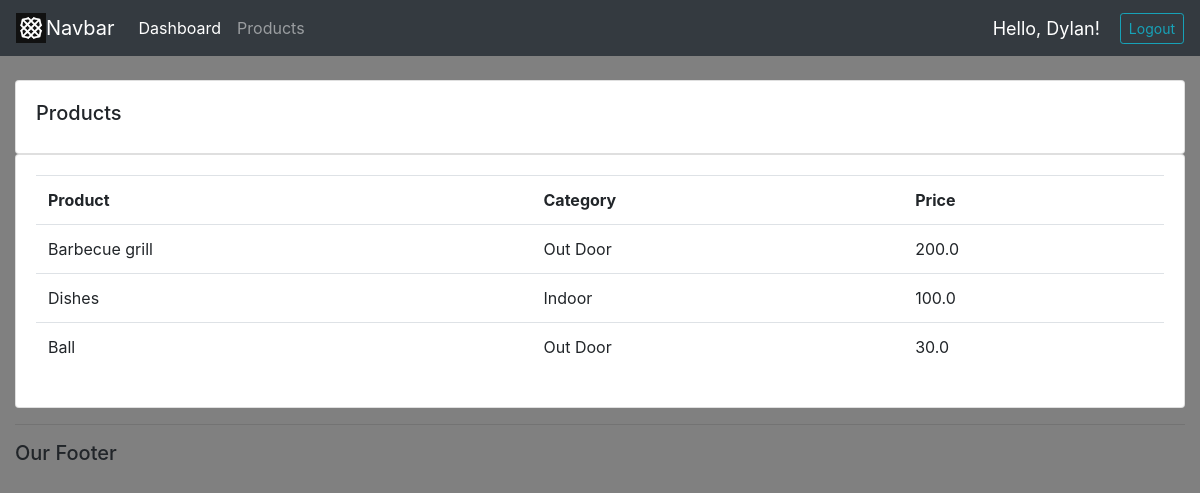
Screenshot of /products/ (signed in) with the database file from the repository.
### accounts/models.py (models this page shows, shortened)
class Product(models.Model):
	CATEGORY = (
			('Indoor', 'Indoor'),
			('Out Door', 'Out Door'),
			)
	name = models.CharField(max_length=200, null=True)
	price = models.FloatField(null=True)
	category = models.CharField(max_length=200, null=True, choices=CATEGORY)
	description = models.CharField(max_length=200, null=True, blank=True)
	date_created = models.DateTimeField(auto_now_add=True, null=True)
	tags = models.ManyToManyField(Tag)

### accounts/decorators.py (the view)
		def wrapper_func(request, *args, **kwargs):
			group = None
			if request.user.groups.exists():
				group = request.user.groups.all()[0].name
			if group in allowed_roles:
				return view_func(request, *args, **kwargs)
			else:
				return HttpResponse('You are not authorized to view this page')

### accounts/views.py (called while the page is built)
@login_required(login_url='login')
@allowed_users(allowed_roles=['admin'])
def products(request):
	products = Product.objects.all()
	return render(request, 'accounts/products.html', {'products':products})

### accounts/templates/accounts/products.html
{% extends 'accounts/main.html'%}
{% block content %}
<br>
<div class="row">
    <div class="col-md">
        <div class = "card card-body">
            <h5>Products</h5>
        </div>
        <div class="card card-body">
            <table class="table">
                <tr>
                    <th>Product</th>
                    <th>Category</th>
                    <th>Price</th>
                </tr>
                {% for product in products %}
                <tr>
                    <td>{{product.name}}</td>
                    <td>{{product.category}}</td>
                    <td>{{product.price}}</td>
                </tr>
                {% endfor %}
                </table>
        </div>
    </div>
</div>
{% endblock content %}

### accounts/templates/accounts/navbar.html (shortened to what this page needs)
 {% load static %}
 <nav class="navbar navbar-expand-lg navbar-dark bg-dark">
    <img src="{% static '/images/logo.jpeg' %}" width="30" height="30" class="d-inline-block align-top" alt="">
    <a class="navbar-brand" href="#">Navbar</a>
    <div class="collapse navbar-collapse" id="navbarNavDropdown">
      <ul class="navbar-nav">
        {% if request.user.is_staff %}
        <li class="nav-item active">
          <a class="nav-link" href="{% url 'home' %}">Dashboard <span class="sr-only">(current)</span></a>
        </li>
        <li class="nav-item">
          <a class="nav-link" href="{% url 'products' %}" onclick="">Products</a>
        </li>
        {% else %}
        <li class="nav-item">
          <a class="nav-link" href="{% url 'account' %}">Settings</a>
        </li>
        {% endif %}
      </ul>
    </div>
    <span class="hello-msg">
      Hello, {{request.user}}!
    </span>
    <span>
      <a class="btn btn-outline-info btn-sm" href="{% url 'logout' %}">Logout</a>
    </span>
  </nav>

### static/css/main.css (style rules this page uses)
body { background-color: gray; }

### accounts/templates/accounts/navbar.html (style rules this page uses)
.hello-msg { font-size: 18px; color: white; margin-right: 20px; }

### rows the page displays
Product: name "Barbecue grill", category "Out Door", price "200.0"
Product: name "Dishes", category "Indoor", price "100.0"
Product: name "Ball", category "Out Door", price "30.0"

### other values shown
{{ request.user }} "Dylan"
